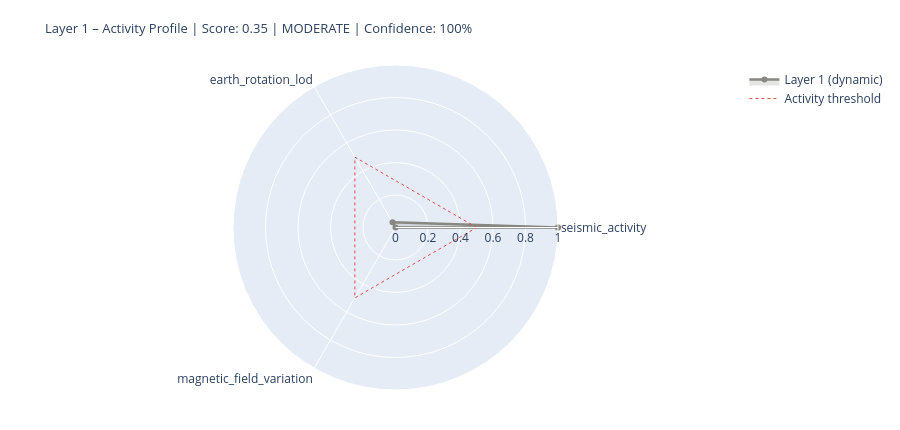

Here is the notebook cell this chart was saved with:
### Markdown cell above
---
## 5. State Assessment & Handoff to Layer 2

### Code cell
# ============================================================
# LAYER 1 SCORE
# Three dynamic components only (conductivity = static baseline)
# ============================================================

def norm(v, lo, hi):
    if v is None: return None
    return max(0.0, min(1.0, (v - lo) / (hi - lo)))

# --- Seismic Activity ---
seis_score_val = None
seis_source    = 'missing'
if df_seis is not None and not df_seis.empty:
    n_events = len(df_seis)
    max_mag  = df_seis['mag'].max()
    n_strong = (df_seis['mag'] >= 6.0).sum()
    seis_score_val = norm(n_events * 0.5 + max_mag * 5 + n_strong * 10, 0, 120)
    seis_source = 'primary'

# --- Earth Rotation (LOD anomaly) ---
lod_score_val = None
lod_now       = None
lod_source    = 'missing'
if df_iers is not None and lod_col:
    lod_now       = float(df_iers[lod_col].iloc[-1])
    lod_score_val = norm(abs(lod_now), 0, 3.0)
    lod_source    = 'primary'
elif raw.get('iers_synthetic_lod') is not None:
    lod_now       = raw['iers_synthetic_lod']
    lod_score_val = norm(abs(lod_now), 0, 3.0)
    lod_source    = 'estimated_seasonal'
    print(f'  LOD estimate: {lod_now:+.3f} ms  [estimated_seasonal]')

# --- Magnetic Field Variation (Kp as dynamic proxy) ---
mag_score_val = None
kp_val        = None
mag_source    = 'missing'
if df_geomag is not None and not df_geomag.empty:
    kp_val        = float(df_geomag['kp'].iloc[-1])
    mag_score_val = norm(kp_val, 0, 9)
    mag_source    = 'primary'
elif layer0 and layer0.get('raw_values', {}).get('Kp_index', {}).get('value') is not None:
    kp_val        = layer0['raw_values']['Kp_index']['value']
    mag_score_val = norm(kp_val, 0, 9)
    mag_source    = 'from_layer0'

# --- Conductivity Baseline (static – not in dynamic score) ---
ocean_fraction = 0.71
leitf_baseline = {
    'ocean_surface_fraction': ocean_fraction,
    'ocean_conductivity_Sm':  CONSTANTS['conductivity_ocean_Sm'],
    'role': 'stable_boundary_condition',
}

# --- Assemble (dynamic components only) ---
COMPONENTS = {
    'seismic_activity':        {'score': seis_score_val, 'source': seis_source, 'dynamic': True},
    'earth_rotation_lod':      {'score': lod_score_val,  'source': lod_source,  'dynamic': True},
    'magnetic_field_variation': {'score': mag_score_val,  'source': mag_source,  'dynamic': True},
}

available   = {k: v['score'] for k, v in COMPONENTS.items() if v['score'] is not None}
unavailable = [k for k, v in COMPONENTS.items() if v['score'] is None]
layer1_score = round(sum(available.values()) / len(available), 4) if available else None
confidence   = round(len(available) / len(COMPONENTS), 2)
level = ('unknown'  if layer1_score is None
         else 'calm'     if layer1_score < 0.3
         else 'moderate' if layer1_score < 0.6
         else 'active')

# Console output
W = 64
print('=' * W)
print('LAYER 1 – PLANETARY BODY – STATE ASSESSMENT')
print('=' * W)
for name, comp in COMPONENTS.items():
    s = comp['score']
    if s is not None:
        bar = '█' * int(s * 20) + '░' * (20 - int(s * 20))
        print(f'  {name:<34} {bar}  {s:.2f}  [{comp["source"]}]')
    else:
        print(f'  {name:<34} {"─" * 20}  n/a   [missing]')
print(f'  {"Conductivity (Baseline)":<34} {"─" * 20}  static [boundary_condition]')
print('-' * W)
print(f'  Score (dynamic):  {layer1_score:.3f}  ({len(available)}/{len(COMPONENTS)} components)')
print(f'  Confidence:       {confidence:.0%}')
print(f'  Level:            {level.upper()}')
if layer0:
    print(f'  Layer-0 input:    {layer0["level"].upper()} | Driver: {layer0["dominant_driver"]}')
print('=' * W)

# Radar chart
cats   = list(available.keys())
vals_r = list(available.values())
if len(cats) >= 3:
    fig = go.Figure()
    fig.add_trace(go.Scatterpolar(
        r=vals_r + [vals_r[0]], theta=cats + [cats[0]],
        fill='toself', fillcolor='rgba(136,135,128,0.22)',
        line=dict(color='#888780', width=2.5), name='Layer 1 (dynamic)'
    ))
    fig.add_trace(go.Scatterpolar(
        r=[0.5] * (len(cats)+1), theta=cats + [cats[0]],
        line=dict(color='#E24B4A', dash='dot', width=1),
        mode='lines', name='Activity threshold'
    ))
    fig.update_layout(
        title=dict(
            text=f'Layer 1 – Activity Profile | Score: {layer1_score:.2f} | {level.upper()} | Confidence: {confidence:.0%}',
            font=dict(size=13)),
        polar=dict(radialaxis=dict(visible=True, range=[0, 1])),
        height=430, showlegend=True,
        margin=dict(l=60, r=60, t=65, b=40)
    )
    fig.show()

### Figure 1 — Plotly figure (JSON) as saved in the notebook; plotly's stock layout.template omitted (floating-point values rounded to 4 significant figures)
{"data": [{"fill": "toself", "fillcolor": "rgba(136,135,128,0.22)", "line": {"color": "#888780", "width": 2.5}, "name": "Layer 1 (dynamic)", "r": [1.0, 0.03697, 0.0, 1.0], "theta": ["seismic_activity", "earth_rotation_lod", "magnetic_field_variation", "seismic_activity"], "type": "scatterpolar"}, {"line": {"color": "#E24B4A", "dash": "dot", "width": 1}, "mode": "lines", "name": "Activity threshold", "r": [0.5, 0.5, 0.5, 0.5], "theta": ["seismic_activity", "earth_rotation_lod", "magnetic_field_variation", "seismic_activity"], "type": "scatterpolar"}], "layout": {"height": 430, "margin": {"b": 40, "l": 60, "r": 60, "t": 65}, "polar": {"radialaxis": {"range": [0, 1], "visible": true}}, "showlegend": true, "title": {"font": {"size": 13}, "text": "Layer 1 – Activity Profile | Score: 0.35 | MODERATE | Confidence: 100%"}}}
